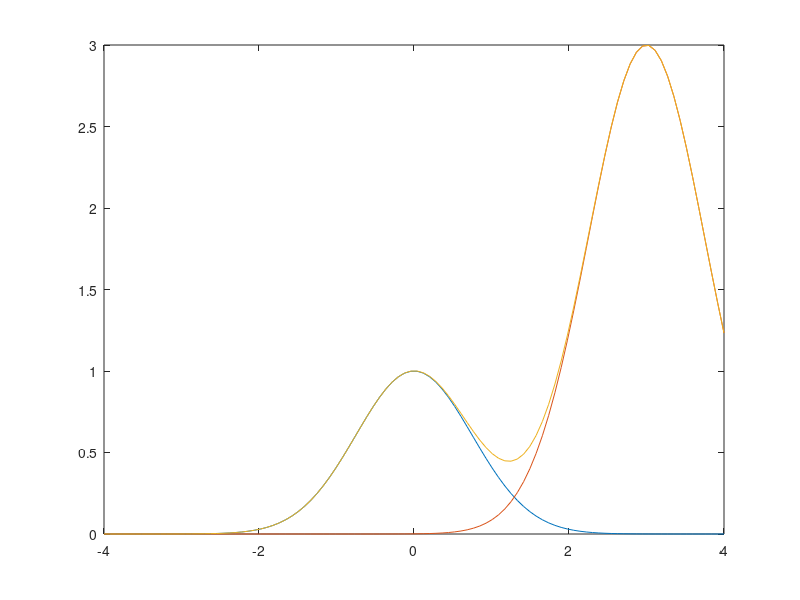

Write MATLAB code to recreate this figure.
function POCRelativeDensityBandwidth
phi=@(x) exp(-x.^2/(2*1^2));
%phi=@(x) max(0,1-(x/2).^2);
t=linspace(-4,4);
d=3;
amp=d;
scale=d/4;
P1=phi(t/scale);
P2=amp*phi((t-d)/scale);
plot(t,P1,t,P2,t,P1+P2)
